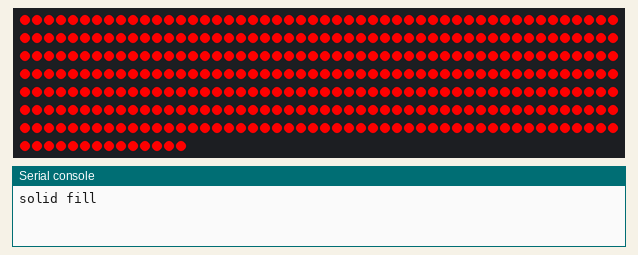
Recording of a program running on a simulated CircuitPython board. Shown: 364 RGB LEDs in strip order, left to right, continuing on the next row, the last lines printed to the serial console. Random numbers come from a fixed seed.

Above: at 0.1 s.
At 2.1 s:
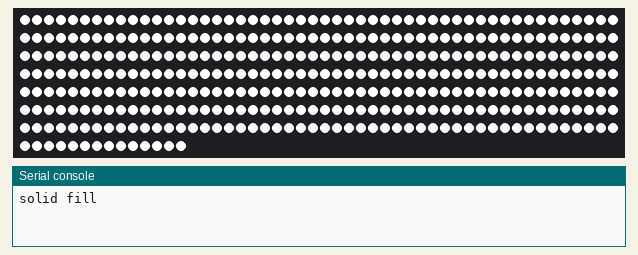
At 4.1 s:
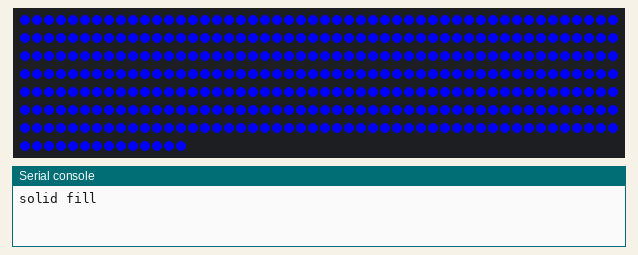
At 11.1 s:
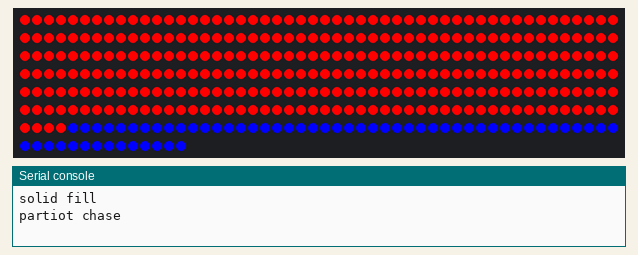
At 19.6 s:
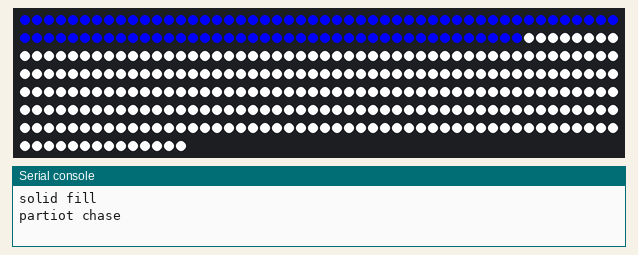
At 34.2 s:
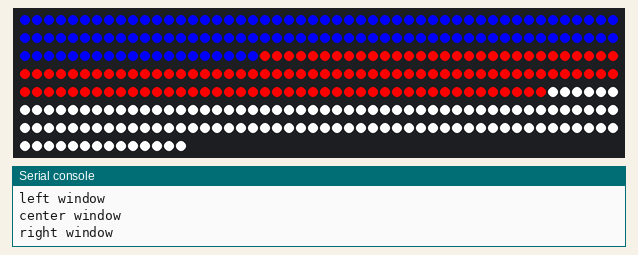

Measured:
- what the display in image 1 shows lasts 2.1 s, from 2.0 s to 4.1 s
- what the display in image 5 shows lasts 5.0 s, from 34.2 s to 39.2 s

The program:

freedom.py
```python
import time
import board
import neopixel
import random

pixpin = board.D5
pixnum = 364
pixels = neopixel.NeoPixel(pixpin, pixnum, brightness=1, auto_write=False)

BLACK = (0, 0, 0)
RED = (255, 0, 0)
YELLOW = (255, 150, 0)
GREEN = (0, 255, 0)
CYAN = (0, 255, 255)
BLUE = (0, 0, 255)
PURPLE = (180, 0, 255)
WHITE = (255, 255, 255)

r_window = range(0, 120)
c_window = range(120, 244)
l_window = range(244, 364)


def color_chase(color, wait):
    for i in range(pixnum):
        pixels[i] = color
        # time.sleep(wait)
        pixels.show()
    # time.sleep(0.5)


def solid_fill(sleepy=2):
    print('solid fill')
    pixels.fill(RED)
    pixels.show()
    # Increase or decrease to change the speed of the solid color change.
    time.sleep(sleepy)
    pixels.fill(WHITE)
    pixels.show()
    time.sleep(sleepy)
    pixels.fill(BLUE)
    pixels.show()
    time.sleep(sleepy)


def patriot_chase(sleepy=0.1):
    print('partiot chase')
    color_chase(RED, sleepy)
    color_chase(WHITE, sleepy)
    color_chase(BLUE, sleepy)


def set_window(winrange, color=BLACK):
    sloppy_calc = []
    for i in winrange:
        pixels[i] = color
        sloppy_calc.append(i)
    # print(max(sloppy_calc))
    if max(sloppy_calc) == 119:
        print('left window')
    elif max(sloppy_calc) == 243:
        print('center window')
    elif max(sloppy_calc) == 363:
        print('right window')


def three_pane_solid(sleepy=5):
    print('three pane solid')
    set_window(r_window, color=RED)
    set_window(c_window, color=WHITE)
    set_window(l_window, color=BLUE)
    pixels.show()
    time.sleep(sleepy)


def three_pane_shift(sleepy=5, shift=12):
    print('three pane shift, total {}'.format(shift))
    colors = [RED, WHITE, BLUE]
    set_window(r_window, color=colors[0])
    set_window(c_window, color=colors[1])
    set_window(l_window, color=colors[2])
    pixels.show()
    time.sleep(sleepy)
    for n in range(1, shift):
        print('shift {}'.format(n))
        shifted = (colors[len(colors) - n:len(colors)] + colors[0:len(colors) - n]) # noqa
        set_window(r_window, color=shifted[0])
        set_window(c_window, color=shifted[1])
        set_window(l_window, color=shifted[2])
        pixels.show()
        time.sleep(sleepy)


tricks = [solid_fill(), patriot_chase(), three_pane_solid(), three_pane_shift()] # noqa
while True:
    # solid_fill(sleepy=2)
    # patriot_chase(sleepy=0.01)
    # three_pane_solid()
    # three_pane_shift()
    random.choice(tricks)
```
